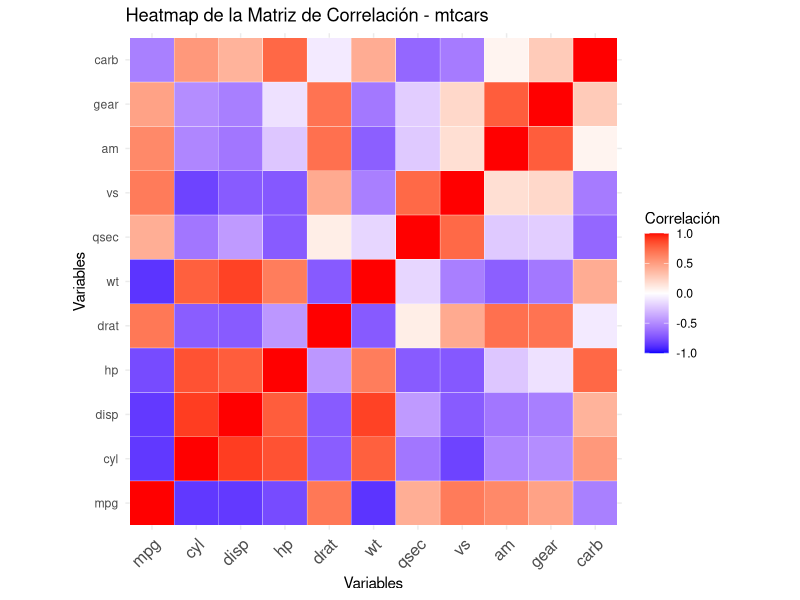

Reproduce this figure in R.
# Cargar los paquetes
library(ggplot2)
library(reshape2)
library(gridExtra)

# Calcular la matriz de correlación
correlation_matrix <- cor(mtcars)

# Guardar la matriz de correlación en un archivo CSV
write.csv(correlation_matrix, "correlation_matrix_mtcars.csv")

# Convertir la matriz de correlación a formato largo para ggplot2
melted_correlation_matrix <- melt(correlation_matrix)

# Crear el gráfico de calor (heatmap)
heatmap_plot <- ggplot(data = melted_correlation_matrix, aes(Var1, Var2, fill = value)) +
  geom_tile(color = "white") +
  scale_fill_gradient2(low = "blue", high = "red", mid = "white", 
                       midpoint = 0, limit = c(-1, 1), space = "Lab", 
                       name="Correlación") +
  theme_minimal() + 
  theme(axis.text.x = element_text(angle = 45, vjust = 1, 
                                   size = 12, hjust = 1)) +
  labs(title = "Heatmap de la Matriz de Correlación - mtcars",
       x = "Variables",
       y = "Variables") +
  coord_fixed()

# Guardar el gráfico de calor como imagen
ggsave("heatmap_correlation_mtcars.png", plot = heatmap_plot, width = 8, height = 6)
